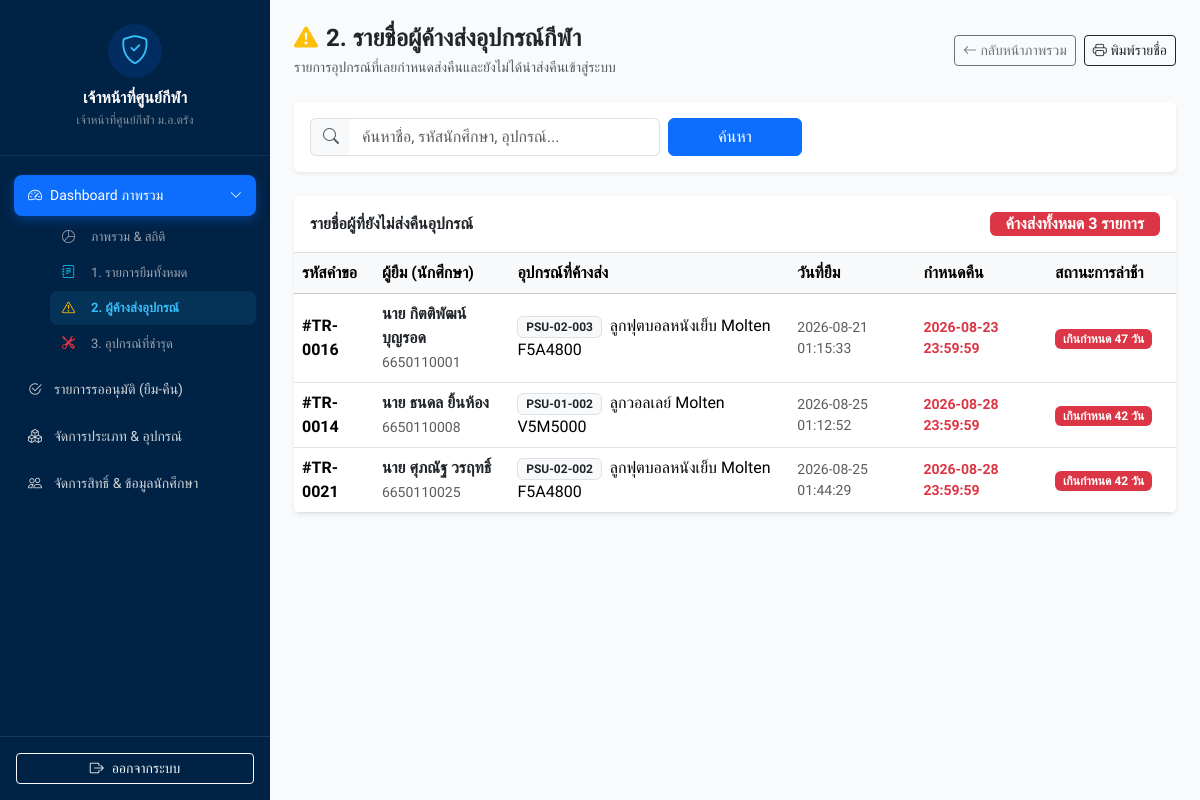
/admin/overdue.php (signed in), run on an earlier commit of the app's database.
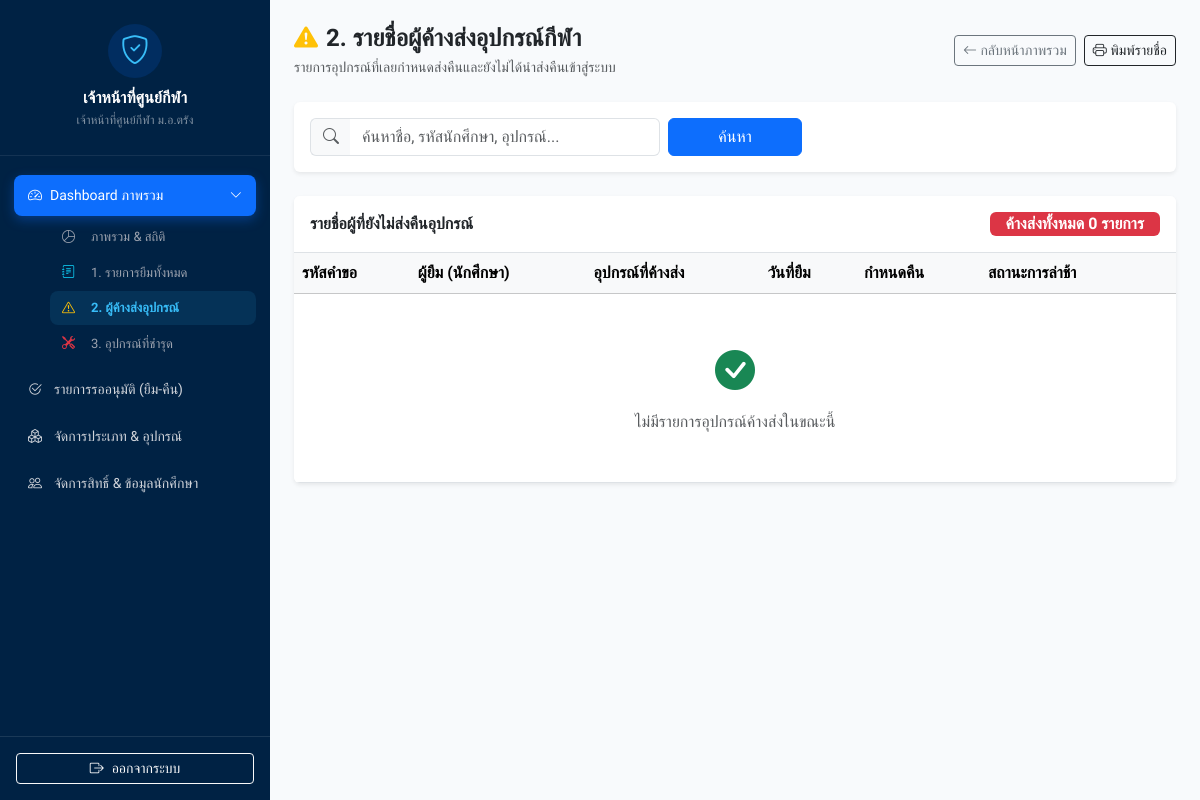
And on a later commit of the database.
### tables this page shows
CREATE TABLE IF NOT EXISTS `transactions` (
  `trans_id` int(11) NOT NULL AUTO_INCREMENT,
  `eq_id` int(11) NOT NULL,
  `user_id` int(11) NOT NULL,
  `borrow_time` datetime NOT NULL,
  `due_time` datetime NOT NULL,
  `return_time` datetime DEFAULT NULL,
  `borrow_image` varchar(255) NOT NULL,
  `return_image` varchar(255) DEFAULT NULL,
  `trans_status` enum('borrowed','returned','overdue') NOT NULL DEFAULT 'borrowed',
  `analyze_damaged_status` enum('normal','damaged','pending') NOT NULL DEFAULT 'normal',
  PRIMARY KEY (`trans_id`),
  KEY `eq_id` (`eq_id`),
  KEY `user_id` (`user_id`),
  CONSTRAINT `eq_id` FOREIGN KEY (`eq_id`) REFERENCES `sport_equipment` (`eq_id`) ON UPDATE CASCADE,
  CONSTRAINT `user_id` FOREIGN KEY (`user_id`) REFERENCES `user` (`user_id`) ON UPDATE CASCADE
);

CREATE TABLE IF NOT EXISTS `user` (
  `user_id` int(11) NOT NULL AUTO_INCREMENT,
  `line_user_id` varchar(255) DEFAULT NULL,
  `student_id` varchar(50) DEFAULT NULL,
  `full_name` varchar(255) DEFAULT NULL,
  `email` varchar(255) DEFAULT NULL,
  `gender` varchar(20) DEFAULT NULL,
  `national_id` varchar(13) DEFAULT NULL,
  `faculty` varchar(100) DEFAULT NULL,
  `campus` varchar(100) DEFAULT NULL,
  `role` enum('user','admin') DEFAULT 'user',
  `status` enum('active','inactive','graduated') DEFAULT 'active',
  `enrollment_year` int(4) DEFAULT NULL,
  `created_at` timestamp NOT NULL DEFAULT current_timestamp(),
  PRIMARY KEY (`user_id`),
  UNIQUE KEY `line_user_id` (`line_user_id`),
  UNIQUE KEY `psu_passport_id` (`student_id`) USING BTREE
);

CREATE TABLE IF NOT EXISTS `sport_equipment` (
  `eq_id` int(11) NOT NULL AUTO_INCREMENT,
  `category_id` int(11) DEFAULT NULL,
  `eq_code` varchar(255) DEFAULT '',
  `eq_name` varchar(255) DEFAULT '',
  `status` enum('avaliable','borrowed','damaged','maintenance') NOT NULL DEFAULT 'avaliable',
  `created_at` timestamp NULL DEFAULT current_timestamp(),
  PRIMARY KEY (`eq_id`),
  KEY `category_id` (`category_id`),
  CONSTRAINT `category_id` FOREIGN KEY (`category_id`) REFERENCES `sport_categories` (`category_id`) ON UPDATE CASCADE
);

### admin/overdue.php (the view, shortened to what this page needs)
<?php
require_once '../config/db.php';
$search = trim($_GET['search'] ?? '');
$params = [];
$sql = "
    SELECT t.*, u.full_name, u.student_id, e.eq_code, e.eq_name,
           DATEDIFF(NOW(), t.due_time) AS days_overdue
    FROM transactions t
    LEFT JOIN user u ON t.user_id = u.user_id
    LEFT JOIN sport_equipment e ON t.eq_id = e.eq_id
    WHERE t.return_time IS NULL
      AND (
          t.trans_status = 'overdue'
          OR (t.due_time IS NOT NULL AND t.due_time < NOW() AND t.trans_status IN ('borrowed', 'pending_return'))
      )
";
$sql .= " ORDER BY t.due_time ASC";
$stmt = $pdo->prepare($sql);
$stmt->execute($params);
$overdueList = $stmt->fetchAll(PDO::FETCH_ASSOC);
?>
<!DOCTYPE html>
<html lang="th">
<head>
</head>
<body class="d-flex">
    <?php include '../components/sidebar.php'; ?>
    <div class="flex-grow-1 p-4 main-content" style="background-color: #f8fafc; min-height: 100vh;">
        <div class="d-flex justify-content-between align-items-center mb-4">
            <div>
                <h4 class="fw-bold mb-1 text-dark">
                    <i class="bi bi-exclamation-triangle-fill text-warning me-2"></i>2. รายชื่อผู้ค้างส่งอุปกรณ์กีฬา
                </h4>
                <p class="text-muted small mb-0">รายการอุปกรณ์ที่เลยกำหนดส่งคืนและยังไม่ได้นำส่งคืนเข้าสู่ระบบ</p>
            </div>
            <div class="d-flex gap-2">
                <a href="dashboard.php" class="btn btn-outline-secondary btn-sm btn-back">
                    <i class="bi bi-arrow-left"></i> กลับหน้าภาพรวม
                </a>
                <button onclick="window.print()" class="btn btn-outline-dark btn-sm btn-print">
                    <i class="bi bi-printer"></i> พิมพ์รายชื่อ
                </button>
            </div>
        </div>
        <div class="card card-custom p-3 mb-4 filter-card border-0 shadow-sm bg-white">
            <form method="GET" action="overdue.php" class="row g-2">
                <div class="col-md-5">
                    <div class="input-group">
                        <span class="input-group-text bg-light border-end-0"><i class="bi bi-search text-muted"></i></span>
                        <input type="text" name="search" class="form-control border-start-0" placeholder="ค้นหาชื่อ, รหัสนักศึกษา, อุปกรณ์..." value="<?= htmlspecialchars($search) ?>">
                    </div>
                </div>
                <div class="col-md-2">
                    <button type="submit" class="btn btn-primary w-100">ค้นหา</button>
                </div>
            </form>
        </div>
        <div class="card card-custom p-0 overflow-hidden border-0 shadow-sm bg-white">
            <div class="card-header bg-white py-3 border-bottom d-flex justify-content-between align-items-center">
                <h6 class="fw-bold mb-0 text-dark">รายชื่อผู้ที่ยังไม่ส่งคืนอุปกรณ์</h6>
                <span class="badge bg-danger fs-6 px-3 py-1">ค้างส่งทั้งหมด <?= count($overdueList) ?> รายการ</span>
            </div>
            <div class="table-responsive">
                <table class="table table-hover mb-0 align-middle">
                    <thead class="table-light text-secondary">
                        <tr>
                            <th>รหัสคำขอ</th>
                            <th>ผู้ยืม (นักศึกษา)</th>
                            <th>อุปกรณ์ที่ค้างส่ง</th>
                            <th>วันที่ยืม</th>
                            <th>กำหนดคืน</th>
                            <th class="pe-4">สถานะการล่าช้า</th>
                        </tr>
                    </thead>
                    <tbody>
                        <?php if (empty($overdueList)): ?>
                            <tr>
                                <td colspan="6" class="text-center text-muted py-5">
                                    <i class="bi bi-check-circle-fill text-success fs-1 d-block mb-2"></i>
                                    ไม่มีรายการอุปกรณ์ค้างส่งในขณะนี้
                                </td>
                            </tr>
                        <?php endif; ?>
                        <?php foreach ($overdueList as $row): ?>
                        <tr>
                            <td class="fw-semibold">#TR-<?= str_pad($row['trans_id'], 4, '0', STR_PAD_LEFT) ?></td>
                            <td>
                                <div class="fw-bold text-dark"><?= htmlspecialchars($row['full_name'] ?? 'ไม่ระบุชื่อ') ?></div>
                                <small class="text-muted"><?= htmlspecialchars($row['student_id'] ?? '-') ?></small>
                            </td>
                            <td>
                                <span class="badge bg-light text-dark border"><?= htmlspecialchars($row['eq_code'] ?? '-') ?></span>
                                <span class="ms-1"><?= htmlspecialchars($row['eq_name'] ?? '-') ?></span>
                            </td>
                            <td class="small text-muted"><?= htmlspecialchars($row['borrow_time'] ?? '-') ?></td>
                            <td class="small text-danger fw-semibold"><?= htmlspecialchars($row['due_time'] ?? '-') ?></td>
                            <td class="pe-4">
                                <span class="badge bg-danger px-2.5 py-1.5">
                                    เกินกำหนด <?= max(1, (int)$row['days_overdue']) ?> วัน
                                </span>
                            </td>
                        </tr>
                        <?php endforeach; ?>
                    </tbody>
                </table>
            </div>
        </div>
    </div>
</body>
</html>

### components/sidebar.php (shortened to what this page needs)
<?php
$currentPage = basename($_SERVER['PHP_SELF']);
$adminName = $_SESSION['admin_name'] ?? 'เจ้าหน้าที่ศูนย์กีฬา';
$isDashboardGroup = in_array($currentPage, [
    'dashboard.php',
    'dashboard_borrows.php',
    'overdue.php',
    'dashboard_damaged.php'
]);
?>
<link href="https://cdn.jsdelivr.net/npm/bootstrap@5.3.3/dist/css/bootstrap.min.css" rel="stylesheet">
<link href="https://cdn.jsdelivr.net/npm/bootstrap-icons@1.11.3/font/bootstrap-icons.min.css" rel="stylesheet">
<div class="sidebar flex-shrink-0 text-white">
    <div class="brand-box">
        <div class="admin-avatar">
            <i class="bi bi-shield-check"></i>
        </div>
        <h6 class="mb-0 fw-bold text-white"><?= htmlspecialchars($adminName) ?></h6>
        <small class="text-white-50" style="font-size: 12px;">เจ้าหน้าที่ศูนย์กีฬา ม.อ.ตรัง</small>
    </div>
    <ul class="nav nav-pills flex-column mb-auto mt-3">
        <li class="nav-item">
            <a href="#dashboardSubmenu" data-bs-toggle="collapse" class="nav-link justify-content-between <?= $isDashboardGroup ? 'active-main' : ''; ?>" aria-expanded="<?= $isDashboardGroup ? 'true' : 'false'; ?>">
                <div class="d-flex align-items-center gap-2">
                    <i class="bi bi-speedometer2"></i>
                    <span>Dashboard ภาพรวม</span>
                </div>
                <i class="bi bi-chevron-down small"></i>
            </a>
            <div class="collapse <?= $isDashboardGroup ? 'show' : ''; ?>" id="dashboardSubmenu">
                <ul class="sub-menu">
                    <li>
                        <a href="dashboard.php" class="nav-link <?= ($currentPage == 'dashboard.php') ? 'active-sub' : ''; ?>">
                            <i class="bi bi-pie-chart me-1"></i> ภาพรวม & สถิติ
                        </a>
                    </li>
                    <li>
                        <a href="dashboard_borrows.php" class="nav-link <?= ($currentPage == 'dashboard_borrows.php') ? 'active-sub' : ''; ?>">
                            <i class="bi bi-journal-text me-1 text-info"></i> 1. รายการยืมทั้งหมด
                        </a>
                    </li>
                    <li>
                        <a href="overdue.php" class="nav-link <?= ($currentPage == 'overdue.php') ? 'active-sub' : ''; ?>">
                            <i class="bi bi-exclamation-triangle me-1 text-warning"></i> 2. ผู้ค้างส่งอุปกรณ์
                        </a>
                    </li>
                    <li>
                        <a href="dashboard_damaged.php" class="nav-link <?= ($currentPage == 'dashboard_damaged.php') ? 'active-sub' : ''; ?>">
                            <i class="bi bi-tools me-1 text-danger"></i> 3. อุปกรณ์ที่ชำรุด
                        </a>
                    </li>
                </ul>
            </div>
        </li>
        <li class="nav-item">
            <a href="approvals.php" class="nav-link <?= ($currentPage == 'approvals.php') ? 'active-main' : ''; ?>">
                <i class="bi bi-check2-circle"></i> รายการรออนุมัติ (ยืม-คืน)
            </a>
        </li>
        <li class="nav-item">
            <a href="categories.php" class="nav-link <?= (in_array($currentPage, ['categories.php', 'equipment.php'])) ? 'active-main' : ''; ?>">
                <i class="bi bi-boxes"></i> จัดการประเภท & อุปกรณ์
            </a>
        </li>
        <li class="nav-item">
            <a href="users.php" class="nav-link <?= ($currentPage == 'users.php') ? 'active-main' : ''; ?>">
                <i class="bi bi-people"></i> จัดการสิทธิ์ & ข้อมูลนักศึกษา
            </a>
        </li>
    </ul>
    <div class="p-3 border-top border-white border-opacity-10">
        <button type="button" class="btn btn-outline-light btn-sm w-100 d-flex align-items-center justify-content-center gap-2" onclick="openLogoutModal()">
            <i class="bi bi-box-arrow-right"></i> ออกจากระบบ
        </button>
    </div>
</div>

### components/sidebar.php (style rules this page uses)
body { font-family: 'Prompt', sans-serif; background-color: #f4f7fa; }
.sidebar { width: 270px; min-height: 100vh; background-color: #002244; display: flex; flex-direction: column; }
.sidebar .nav-link { color: #d1d5db; border-radius: 8px; margin: 3px 14px; padding: 10px 14px; display: flex; align-items: center; gap: 12px; font-size: 14px; transition: all 0.2s; text-decoration: none; }
.sidebar .nav-link.active-main { background-color: #0d6efd; color: #ffffff; font-weight: 500; box-shadow: 0 4px 12px rgba(13, 110, 253, 0.35); }
.sub-menu { list-style: none; padding-left: 36px; margin: 4px 14px 6px 14px; }
.sub-menu .nav-link { margin: 2px 0; padding: 7px 12px; font-size: 13px; color: #9ca3af; }
.sub-menu .nav-link.active-sub { color: #38bdf8; font-weight: 600; background-color: rgba(56, 189, 248, 0.1); }
.brand-box { padding: 24px 16px; text-align: center; border-bottom: 1px solid rgba(255, 255, 255, 0.08); }
.admin-avatar { width: 54px; height: 54px; background: rgba(13, 110, 253, 0.15); color: #38bdf8; border-radius: 50%; display: inline-flex; align-items: center; justify-content: center; font-size: 1.8rem; margin-bottom: 10px; }

What changed in the data, as far as the page shows it:
removed transactions: trans_id "0016", user.full_name "นาย กิตติพัฒน์ บุญรอด", user.student_id "6650110001", eq.eq_code "PSU-02-003", eq.eq_name "ลูกฟุตบอลหนังเย็บ Molten F5A4800", borrow_time "2026-08-21 01:15:33", due_time "2026-08-23 23:59:59", max(1, (int)$row['days_overdue']) "47"
removed transactions: trans_id "0014", user.full_name "นาย ธนดล ยิ้นห้อง", user.student_id "6650110008", eq.eq_code "PSU-01-002", eq.eq_name "ลูกวอลเลย์ Molten V5M5000", borrow_time "2026-08-25 01:12:52", due_time "2026-08-28 23:59:59", max(1, (int)$row['days_overdue']) "42"
removed transactions: trans_id "0021", user.full_name "นาย ศุภณัฐ วรฤทธิ์", user.student_id "6650110025", eq.eq_code "PSU-02-002", eq.eq_name "ลูกฟุตบอลหนังเย็บ Molten F5A4800", borrow_time "2026-08-25 01:44:29", due_time "2026-08-28 23:59:59", max(1, (int)$row['days_overdue']) "42"
Also different on the page:
count($overdueList): "3" → "0"
text now shown: "ไม่มีรายการอุปกรณ์ค้างส่งในขณะนี้"
